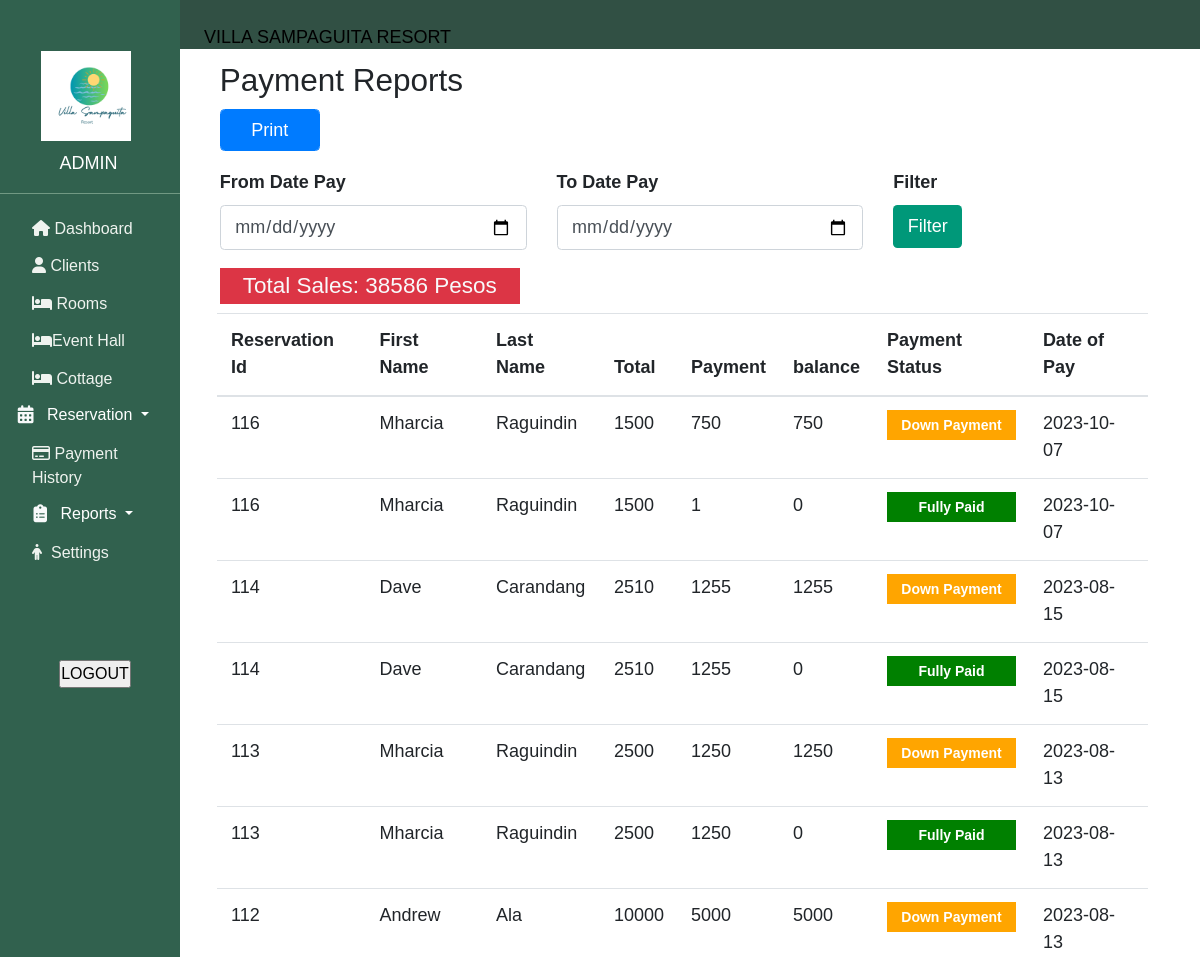
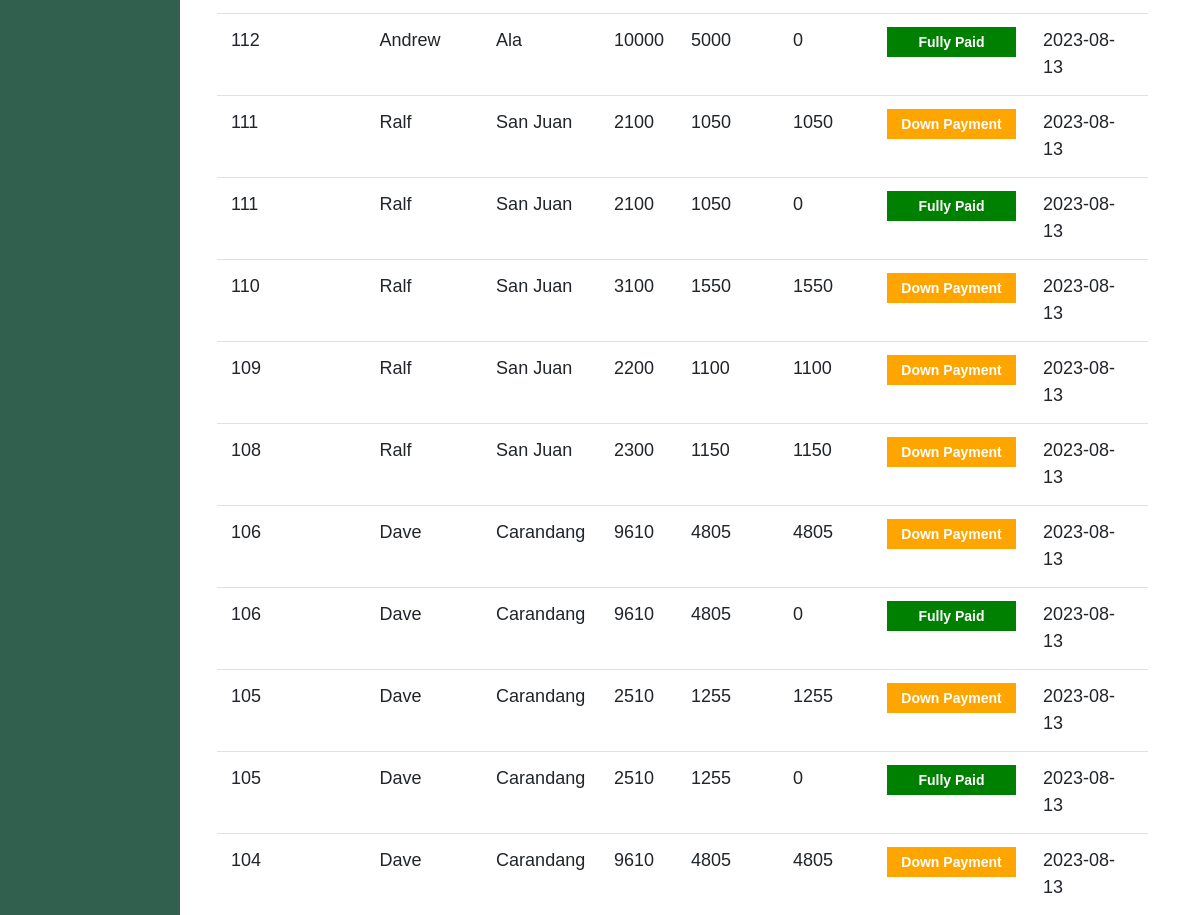
The page /adminview/sale_report.php (signed in) on the database its author committed (2 pictures, top to bottom).
### tables this page shows
CREATE TABLE `payment` (
  `payment_Id` int(11) NOT NULL,
  `people_Id` int(11) NOT NULL,
  `reservation_Id` int(11) NOT NULL,
  `total` int(11) NOT NULL,
  `downpayment` int(11) NOT NULL,
  `balance` int(11) NOT NULL,
  `reference` varchar(250) NOT NULL,
  `payment_status` varchar(250) NOT NULL,
  `date_of_pay` varchar(250) NOT NULL,
  `name` varchar(250) NOT NULL,
  `image_dir` varchar(250) NOT NULL
);

CREATE TABLE `people` (
  `people_Id` int(11) NOT NULL,
  `fName` varchar(250) NOT NULL,
  `lName` varchar(250) NOT NULL,
  `user_type` varchar(250) NOT NULL,
  `email` varchar(250) NOT NULL,
  `contactNumber` varchar(250) NOT NULL,
  `address` varchar(250) NOT NULL,
  `password` varchar(250) NOT NULL,
  `user_date_created` varchar(250) NOT NULL
);

### adminview/sale_report.php (the view, shortened to what this page needs)
<?php
include('../database/connect.php');
?>
    <!DOCTYPE html>
<html>
<head>
  <head>
    <link rel="stylesheet" href="https://cdn.jsdelivr.net/npm/bootstrap@4.0.0/dist/css/bootstrap.min.css">
        <link rel="stylesheet" href="https://cdnjs.cloudflare.com/ajax/libs/font-awesome/4.7.0/css/font-awesome.min.css">
       <link rel="stylesheet" href="../admin_dashboard/home.css"></link>
       <link rel="stylesheet" href="https://ajax.googleapis.com/ajax/libs/jqueryui/1.12.1/themes/smoothness/jquery-ui.css">
        <link rel="stylesheet" href="//code.jquery.com/ui/1.12.1/themes/base/jquery-ui.css">
  </head>
</head>
<body >
        <?php
            include "../admin_dashboard/header.php";
            include "../admin_dashboard/sidebar.php";
        ?>
<div class="row ml-5">
    <div class="col-md-1 ">
    </div>
  <div class="col-md-11  ">
  <div class="d-flex justify-content: center; align-items: center ">
    <h3 class="ml-5 mt-1">Payment Reports</h3>
  </div>
  <form action="sale_report_print.php" method="POST" class="ml-5">
    <input type="submit" value="Print" name="printBtn" class="btn btn-primary form-control mb-3" style="width: 100px;">
  </form>
  <form action="sale_report_filter.php" method="get" class="ml-5">
    <div class="row">
        <div class="col-md-4">
            <div class="form-group">
                <label for="" class="font-weight-bold">From Date Pay</label>
                <input type="date" name="from_date" class="form-control">
            </div>
        </div>
        <div class="col-md-4">
            <div class="form-group">
                <label for="" class="font-weight-bold">To Date Pay</label>
                <input type="date" name="to_date" class="form-control">
            </div>
        </div>
        <div class="col-md-4">
            <div class="form-group">
                <div>
                    <label for="" class="font-weight-bold">Filter</label>
                </div>
                <button type="submit" class="btn" style="background: #009879; color: white;">Filter</button>
            </div>
        </div>
    </div>
   </form>
    <?php
    $sqlf = "SELECT SUM(downpayment) AS sum FROM payment";
    $sqlf_result = mysqli_query($conn, $sqlf);
    ?>
    <?php while($rowf = mysqli_fetch_assoc($sqlf_result)){?>
        <h5 class="ml-5 text-light bg-danger text-center p-1" style="width: 300px;">Total Sales: <?php echo $rowf['sum'];?> Pesos</h5>
    <?php } ?>
  <table class="table table-responsive" id="" style="margin: 0 auto; width: 90%; ">
        <thead>
        <tr >
            <th class="">Reservation Id</th>
            <th>First Name</th>
            <th>Last Name</th>
            <th>Total</th>
            <th>Payment</th>
            <th>balance</th>
            <th>Payment Status</th>
            <th>Date of Pay</th>
        </tr>
        </thead>
        <tbody>
            <?php
            $sql = "SELECT p.payment_Id, p.people_Id, p.reservation_Id, p.total, p.downpayment, p.balance, p.reference, p.payment_status, p.date_of_pay, u.people_Id, u.fName, u.lName FROM payment p INNER JOIN people u ON p.people_Id = u.people_Id ORDER BY p.reservation_Id DESC ";
            $result = $conn->query($sql);
            ?>
            <?php if($result->num_rows > 0){?>
                <?php while($rows = $result->fetch_assoc()){?>
            <tr>
                <td class=""><?php echo $rows['reservation_Id'];?></td>
                <td><?php echo $rows['fName'];?></td>
                <td><?php echo $rows['lName'];?></td>
                <td><?php echo $rows['total'];?></td>
                <td><?php echo $rows['downpayment'];?></td>
                <td><?php echo $rows['balance'];?></td>
                <td>
                    <?php
                    if($rows['payment_status'] == "1stPay"){
                        echo "<span style='background: orange; padding: 8px 12px; width: 100%; display: inline-block; text-align: center; font-weight: bold; color: white; font-size: 14px; line-height: 14px;'>Down Payment</span>";
                    }
                    elseif($rows['payment_status'] == "2ndPay"){
                        echo "<span style='background: green; padding: 8px 12px; width: 100%; display: inline-block; text-align: center; font-weight: bold; color: white; font-size: 14px; line-height: 14px;'>Fully Paid</span>";
                    }
                    ?>
                </td>
                <td><?php echo $rows['date_of_pay'];?></td>
            </tr>
                <?php } ?>
            <?php } ?>
            </tbody>
    </table>
  </div>
</div>
                </body>
 </html>

### admin_dashboard/home.css (style rules this page uses)
* { margin: 0; padding: 0; font-family: 'italic', sans-serif; font-size: 18px; }

### rows shown on the page
payment: reservation_Id "116", people_Id.fName "Mharcia", people_Id.lName "Raguindin", total "1500", downpayment "750", balance "750", payment_status "Down Payment", date_of_pay "2023-10-07"
payment: reservation_Id "116", people_Id.fName "Mharcia", people_Id.lName "Raguindin", total "1500", downpayment "1", balance "0", payment_status "Fully Paid", date_of_pay "2023-10-07"
payment: reservation_Id "114", people_Id.fName "Dave", people_Id.lName "Carandang", total "2510", downpayment "1255", balance "1255", payment_status "Down Payment", date_of_pay "2023-08-15"
payment: reservation_Id "114", people_Id.fName "Dave", people_Id.lName "Carandang", total "2510", downpayment "1255", balance "0", payment_status "Fully Paid", date_of_pay "2023-08-15"
payment: reservation_Id "113", people_Id.fName "Mharcia", people_Id.lName "Raguindin", total "2500", downpayment "1250", balance "1250", payment_status "Down Payment", date_of_pay "2023-08-13"
payment: reservation_Id "113", people_Id.fName "Mharcia", people_Id.lName "Raguindin", total "2500", downpayment "1250", balance "0", payment_status "Fully Paid", date_of_pay "2023-08-13"
payment: reservation_Id "112", people_Id.fName "Andrew", people_Id.lName "Ala", total "10000", downpayment "5000", balance "5000", payment_status "Down Payment", date_of_pay "2023-08-13"
payment: reservation_Id "112", people_Id.fName "Andrew", people_Id.lName "Ala", total "10000", downpayment "5000", balance "0", payment_status "Fully Paid", date_of_pay "2023-08-13"
payment: reservation_Id "111", people_Id.fName "Ralf", people_Id.lName "San Juan", total "2100", downpayment "1050", balance "1050", payment_status "Down Payment", date_of_pay "2023-08-13"
payment: reservation_Id "111", people_Id.fName "Ralf", people_Id.lName "San Juan", total "2100", downpayment "1050", balance "0", payment_status "Fully Paid", date_of_pay "2023-08-13"
payment: reservation_Id "110", people_Id.fName "Ralf", people_Id.lName "San Juan", total "3100", downpayment "1550", balance "1550", payment_status "Down Payment", date_of_pay "2023-08-13"
payment: reservation_Id "109", people_Id.fName "Ralf", people_Id.lName "San Juan", total "2200", downpayment "1100", balance "1100", payment_status "Down Payment", date_of_pay "2023-08-13"
payment: reservation_Id "108", people_Id.fName "Ralf", people_Id.lName "San Juan", total "2300", downpayment "1150", balance "1150", payment_status "Down Payment", date_of_pay "2023-08-13"
payment: reservation_Id "106", people_Id.fName "Dave", people_Id.lName "Carandang", total "9610", downpayment "4805", balance "4805", payment_status "Down Payment", date_of_pay "2023-08-13"
payment: reservation_Id "106", people_Id.fName "Dave", people_Id.lName "Carandang", total "9610", downpayment "4805", balance "0", payment_status "Fully Paid", date_of_pay "2023-08-13"
payment: reservation_Id "105", people_Id.fName "Dave", people_Id.lName "Carandang", total "2510", downpayment "1255", balance "1255", payment_status "Down Payment", date_of_pay "2023-08-13"
payment: reservation_Id "105", people_Id.fName "Dave", people_Id.lName "Carandang", total "2510", downpayment "1255", balance "0", payment_status "Fully Paid", date_of_pay "2023-08-13"
payment: reservation_Id "104", people_Id.fName "Dave", people_Id.lName "Carandang", total "9610", downpayment "4805", balance "4805", payment_status "Down Payment", date_of_pay "2023-08-13"

### other values the page prints
$rowf['sum'] "38586"
